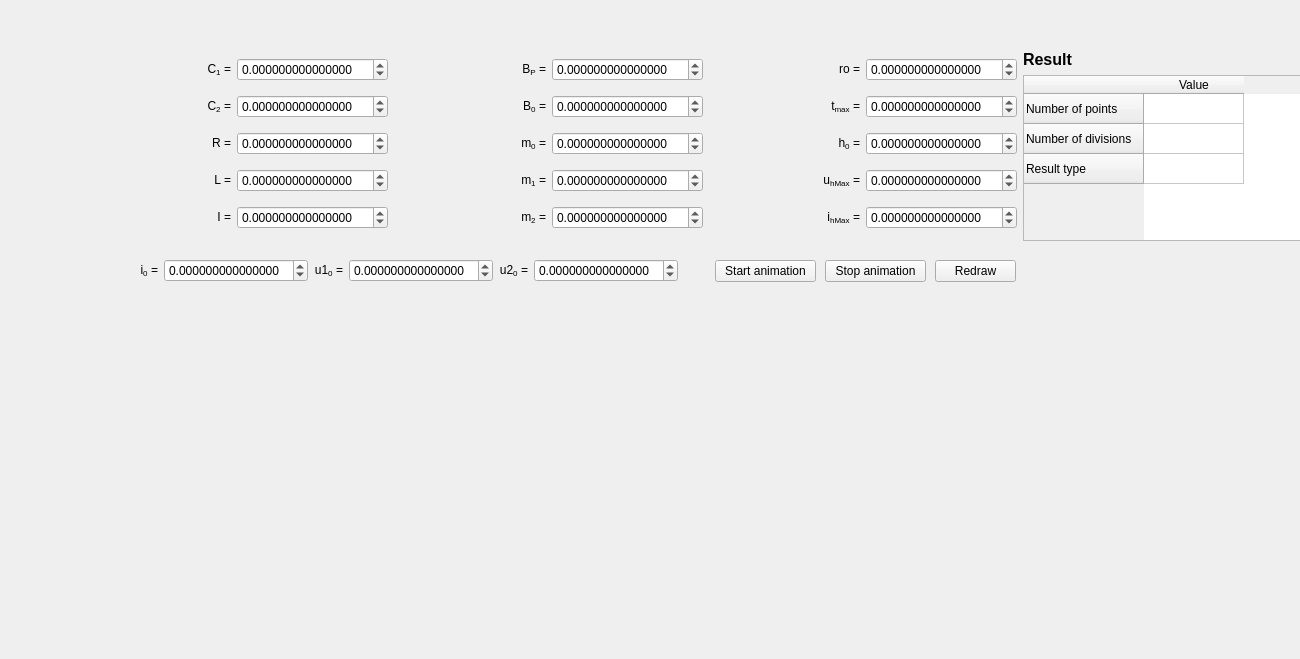
<?xml version="1.0" encoding="UTF-8"?>
<ui version="4.0">
 <class>TrajectoryWidget</class>
 <widget class="QWidget" name="TrajectoryWidget">
  <property name="geometry">
   <rect>
    <x>0</x>
    <y>0</y>
    <width>1300</width>
    <height>659</height>
   </rect>
  </property>
  <property name="windowTitle">
   <string>Form</string>
  </property>
  <widget class="QCustomPlot" name="plot_u1u2" native="true">
   <property name="geometry">
    <rect>
     <x>935</x>
     <y>300</y>
     <width>400</width>
     <height>400</height>
    </rect>
   </property>
  </widget>
  <widget class="QCustomPlot" name="plot_iu2" native="true">
   <property name="geometry">
    <rect>
     <x>510</x>
     <y>300</y>
     <width>400</width>
     <height>400</height>
    </rect>
   </property>
  </widget>
  <widget class="QCustomPlot" name="plot_iu1" native="true">
   <property name="geometry">
    <rect>
     <x>85</x>
     <y>300</y>
     <width>400</width>
     <height>400</height>
    </rect>
   </property>
  </widget>
  <widget class="QPushButton" name="button_animate">
   <property name="geometry">
    <rect>
     <x>715</x>
     <y>260</y>
     <width>101</width>
     <height>22</height>
    </rect>
   </property>
   <property name="text">
    <string>Start animation</string>
   </property>
  </widget>
  <widget class="QPushButton" name="button_calculate">
   <property name="geometry">
    <rect>
     <x>935</x>
     <y>260</y>
     <width>81</width>
     <height>22</height>
    </rect>
   </property>
   <property name="text">
    <string>Redraw</string>
   </property>
  </widget>
  <widget class="QWidget" name="horizontalLayoutWidget_14">
   <property name="geometry">
    <rect>
     <x>80</x>
     <y>50</y>
     <width>1251</width>
     <height>191</height>
    </rect>
   </property>
   <layout class="QHBoxLayout" name="horizontalLayout_19">
    <item>
     <layout class="QVBoxLayout" name="verticalLayout_2">
      <item>
       <layout class="QHBoxLayout" name="horizontalLayout">
        <item>
         <widget class="QLabel" name="label">
          <property name="text">
           <string>&lt;html&gt;&lt;head/&gt;&lt;body&gt;&lt;p align=&quot;right&quot;&gt;C&lt;span style=&quot; vertical-align:sub;&quot;&gt;1&lt;/span&gt; =&lt;/p&gt;&lt;/body&gt;&lt;/html&gt;</string>
          </property>
         </widget>
        </item>
        <item>
         <widget class="QDoubleSpinBox" name="input_C1">
          <property name="decimals">
           <number>15</number>
          </property>
          <property name="minimum">
           <double>-999999.989999999990687</double>
          </property>
          <property name="maximum">
           <double>999999.989999999990687</double>
          </property>
         </widget>
        </item>
       </layout>
      </item>
      <item>
       <layout class="QHBoxLayout" name="horizontalLayout_2">
        <item>
         <widget class="QLabel" name="label_2">
          <property name="text">
           <string>&lt;html&gt;&lt;head/&gt;&lt;body&gt;&lt;p align=&quot;right&quot;&gt;C&lt;span style=&quot; vertical-align:sub;&quot;&gt;2&lt;/span&gt; =&lt;/p&gt;&lt;/body&gt;&lt;/html&gt;</string>
          </property>
         </widget>
        </item>
        <item>
         <widget class="QDoubleSpinBox" name="input_C2">
          <property name="decimals">
           <number>15</number>
          </property>
          <property name="minimum">
           <double>-999999.989999999990687</double>
          </property>
          <property name="maximum">
           <double>999999.989999999990687</double>
          </property>
         </widget>
        </item>
       </layout>
      </item>
      <item>
       <layout class="QHBoxLayout" name="horizontalLayout_6">
        <item>
         <widget class="QLabel" name="label_6">
          <property name="text">
           <string>&lt;html&gt;&lt;head/&gt;&lt;body&gt;&lt;p align=&quot;right&quot;&gt;R =&lt;/p&gt;&lt;/body&gt;&lt;/html&gt;</string>
          </property>
         </widget>
        </item>
        <item>
         <widget class="QDoubleSpinBox" name="input_R">
          <property name="decimals">
           <number>15</number>
          </property>
          <property name="minimum">
           <double>-999999.989999999990687</double>
          </property>
          <property name="maximum">
           <double>999999.989999999990687</double>
          </property>
         </widget>
        </item>
       </layout>
      </item>
      <item>
       <layout class="QHBoxLayout" name="horizontalLayout_3">
        <item>
         <widget class="QLabel" name="label_3">
          <property name="text">
           <string>&lt;html&gt;&lt;head/&gt;&lt;body&gt;&lt;p align=&quot;right&quot;&gt;L =&lt;/p&gt;&lt;/body&gt;&lt;/html&gt;</string>
          </property>
         </widget>
        </item>
        <item>
         <widget class="QDoubleSpinBox" name="input_L">
          <property name="decimals">
           <number>15</number>
          </property>
          <property name="minimum">
           <double>-999999.989999999990687</double>
          </property>
          <property name="maximum">
           <double>999999.989999999990687</double>
          </property>
         </widget>
        </item>
       </layout>
      </item>
      <item>
       <layout class="QHBoxLayout" name="horizontalLayout_8">
        <item>
         <widget class="QLabel" name="label_8">
          <property name="text">
           <string>&lt;html&gt;&lt;head/&gt;&lt;body&gt;&lt;p align=&quot;right&quot;&gt;I =&lt;/p&gt;&lt;/body&gt;&lt;/html&gt;</string>
          </property>
         </widget>
        </item>
        <item>
         <widget class="QDoubleSpinBox" name="input_I">
          <property name="decimals">
           <number>15</number>
          </property>
          <property name="minimum">
           <double>-999999.989999999990687</double>
          </property>
          <property name="maximum">
           <double>999999.989999999990687</double>
          </property>
         </widget>
        </item>
       </layout>
      </item>
     </layout>
    </item>
    <item>
     <layout class="QVBoxLayout" name="verticalLayout_3">
      <item>
       <layout class="QHBoxLayout" name="horizontalLayout_4">
        <item>
         <widget class="QLabel" name="label_4">
          <property name="text">
           <string>&lt;html&gt;&lt;head/&gt;&lt;body&gt;&lt;p align=&quot;right&quot;&gt;B&lt;span style=&quot; vertical-align:sub;&quot;&gt;P&lt;/span&gt; =&lt;/p&gt;&lt;/body&gt;&lt;/html&gt;</string>
          </property>
         </widget>
        </item>
        <item>
         <widget class="QDoubleSpinBox" name="input_Bp">
          <property name="decimals">
           <number>15</number>
          </property>
          <property name="minimum">
           <double>-999999.989999999990687</double>
          </property>
          <property name="maximum">
           <double>999999.989999999990687</double>
          </property>
         </widget>
        </item>
       </layout>
      </item>
      <item>
       <layout class="QHBoxLayout" name="horizontalLayout_5">
        <item>
         <widget class="QLabel" name="label_5">
          <property name="text">
           <string>&lt;html&gt;&lt;head/&gt;&lt;body&gt;&lt;p align=&quot;right&quot;&gt;B&lt;span style=&quot; vertical-align:sub;&quot;&gt;0&lt;/span&gt; =&lt;/p&gt;&lt;/body&gt;&lt;/html&gt;</string>
          </property>
         </widget>
        </item>
        <item>
         <widget class="QDoubleSpinBox" name="input_B0">
          <property name="decimals">
           <number>15</number>
          </property>
          <property name="minimum">
           <double>-999999.989999999990687</double>
          </property>
          <property name="maximum">
           <double>999999.989999999990687</double>
          </property>
         </widget>
        </item>
       </layout>
      </item>
      <item>
       <layout class="QHBoxLayout" name="horizontalLayout_9">
        <item>
         <widget class="QLabel" name="label_9">
          <property name="text">
           <string>&lt;html&gt;&lt;head/&gt;&lt;body&gt;&lt;p align=&quot;right&quot;&gt;m&lt;span style=&quot; vertical-align:sub;&quot;&gt;0&lt;/span&gt; =&lt;/p&gt;&lt;/body&gt;&lt;/html&gt;</string>
          </property>
         </widget>
        </item>
        <item>
         <widget class="QDoubleSpinBox" name="input_m0">
          <property name="decimals">
           <number>15</number>
          </property>
          <property name="minimum">
           <double>-999999.989999999990687</double>
          </property>
          <property name="maximum">
           <double>999999.989999999990687</double>
          </property>
         </widget>
        </item>
       </layout>
      </item>
      <item>
       <layout class="QHBoxLayout" name="horizontalLayout_10">
        <item>
         <widget class="QLabel" name="label_10">
          <property name="text">
           <string>&lt;html&gt;&lt;head/&gt;&lt;body&gt;&lt;p align=&quot;right&quot;&gt;m&lt;span style=&quot; vertical-align:sub;&quot;&gt;1&lt;/span&gt; =&lt;/p&gt;&lt;/body&gt;&lt;/html&gt;</string>
          </property>
         </widget>
        </item>
        <item>
         <widget class="QDoubleSpinBox" name="input_m1">
          <property name="decimals">
           <number>15</number>
          </property>
          <property name="minimum">
           <double>-999999.989999999990687</double>
          </property>
          <property name="maximum">
           <double>999999.989999999990687</double>
          </property>
         </widget>
        </item>
       </layout>
      </item>
      <item>
       <layout class="QHBoxLayout" name="horizontalLayout_11">
        <item>
         <widget class="QLabel" name="label_11">
          <property name="text">
           <string>&lt;html&gt;&lt;head/&gt;&lt;body&gt;&lt;p align=&quot;right&quot;&gt;m&lt;span style=&quot; vertical-align:sub;&quot;&gt;2&lt;/span&gt; =&lt;/p&gt;&lt;/body&gt;&lt;/html&gt;</string>
          </property>
         </widget>
        </item>
        <item>
         <widget class="QDoubleSpinBox" name="input_m2">
          <property name="decimals">
           <number>15</number>
          </property>
          <property name="minimum">
           <double>-999999.989999999990687</double>
          </property>
          <property name="maximum">
           <double>999999.989999999990687</double>
          </property>
         </widget>
        </item>
       </layout>
      </item>
     </layout>
    </item>
    <item>
     <layout class="QVBoxLayout" name="verticalLayout_4">
      <item>
       <layout class="QHBoxLayout" name="horizontalLayout_7">
        <item>
         <widget class="QLabel" name="label_7">
          <property name="text">
           <string>&lt;html&gt;&lt;head/&gt;&lt;body&gt;&lt;p align=&quot;right&quot;&gt;ro =&lt;/p&gt;&lt;/body&gt;&lt;/html&gt;</string>
          </property>
         </widget>
        </item>
        <item>
         <widget class="QDoubleSpinBox" name="input_ro">
          <property name="decimals">
           <number>15</number>
          </property>
          <property name="minimum">
           <double>-999999.989999999990687</double>
          </property>
          <property name="maximum">
           <double>999999.989999999990687</double>
          </property>
         </widget>
        </item>
       </layout>
      </item>
      <item>
       <layout class="QHBoxLayout" name="horizontalLayout_12">
        <item>
         <widget class="QLabel" name="label_12">
          <property name="text">
           <string>&lt;html&gt;&lt;head/&gt;&lt;body&gt;&lt;p align=&quot;right&quot;&gt;t&lt;span style=&quot; vertical-align:sub;&quot;&gt;max&lt;/span&gt; =&lt;/p&gt;&lt;/body&gt;&lt;/html&gt;</string>
          </property>
         </widget>
        </item>
        <item>
         <widget class="QDoubleSpinBox" name="input_tmax">
          <property name="decimals">
           <number>15</number>
          </property>
          <property name="minimum">
           <double>-999999.989999999990687</double>
          </property>
          <property name="maximum">
           <double>999999.989999999990687</double>
          </property>
         </widget>
        </item>
       </layout>
      </item>
      <item>
       <layout class="QHBoxLayout" name="horizontalLayout_13">
        <item>
         <widget class="QLabel" name="label_13">
          <property name="text">
           <string>&lt;html&gt;&lt;head/&gt;&lt;body&gt;&lt;p align=&quot;right&quot;&gt;h&lt;span style=&quot; vertical-align:sub;&quot;&gt;0&lt;/span&gt; =&lt;/p&gt;&lt;/body&gt;&lt;/html&gt;</string>
          </property>
         </widget>
        </item>
        <item>
         <widget class="QDoubleSpinBox" name="input_h0">
          <property name="decimals">
           <number>15</number>
          </property>
          <property name="minimum">
           <double>-999999.989999999990687</double>
          </property>
          <property name="maximum">
           <double>999999.989999999990687</double>
          </property>
         </widget>
        </item>
       </layout>
      </item>
      <item>
       <layout class="QHBoxLayout" name="horizontalLayout_15">
        <item>
         <widget class="QLabel" name="label_17">
          <property name="text">
           <string>&lt;html&gt;&lt;head/&gt;&lt;body&gt;&lt;p align=&quot;right&quot;&gt;u&lt;span style=&quot; vertical-align:sub;&quot;&gt;hMax&lt;/span&gt; =&lt;/p&gt;&lt;/body&gt;&lt;/html&gt;</string>
          </property>
         </widget>
        </item>
        <item>
         <widget class="QDoubleSpinBox" name="input_uhmax">
          <property name="decimals">
           <number>15</number>
          </property>
          <property name="minimum">
           <double>-999999.989999999990687</double>
          </property>
          <property name="maximum">
           <double>999999.989999999990687</double>
          </property>
         </widget>
        </item>
       </layout>
      </item>
      <item>
       <layout class="QHBoxLayout" name="horizontalLayout_20">
        <item>
         <widget class="QLabel" name="label_18">
          <property name="text">
           <string>&lt;html&gt;&lt;head/&gt;&lt;body&gt;&lt;p align=&quot;right&quot;&gt;i&lt;span style=&quot; vertical-align:sub;&quot;&gt;hMax&lt;/span&gt; =&lt;/p&gt;&lt;/body&gt;&lt;/html&gt;</string>
          </property>
         </widget>
        </item>
        <item>
         <widget class="QDoubleSpinBox" name="input_ihmax">
          <property name="decimals">
           <number>15</number>
          </property>
          <property name="minimum">
           <double>-999999.989999999990687</double>
          </property>
          <property name="maximum">
           <double>999999.989999999990687</double>
          </property>
         </widget>
        </item>
       </layout>
      </item>
     </layout>
    </item>
    <item>
     <layout class="QVBoxLayout" name="verticalLayout_6">
      <item>
       <widget class="QLabel" name="label_19">
        <property name="text">
         <string>&lt;html&gt;&lt;head/&gt;&lt;body&gt;&lt;p&gt;&lt;span style=&quot; font-size:12pt; font-weight:600;&quot;&gt;Result&lt;/span&gt;&lt;/p&gt;&lt;/body&gt;&lt;/html&gt;</string>
        </property>
       </widget>
      </item>
      <item>
       <widget class="QTableWidget" name="resultTable">
        <property name="sizePolicy">
         <sizepolicy hsizetype="Minimum" vsizetype="Expanding">
          <horstretch>0</horstretch>
          <verstretch>0</verstretch>
         </sizepolicy>
        </property>
        <property name="minimumSize">
         <size>
          <width>0</width>
          <height>0</height>
         </size>
        </property>
        <row>
         <property name="text">
          <string>Number of points</string>
         </property>
        </row>
        <row>
         <property name="text">
          <string>Number of divisions</string>
         </property>
        </row>
        <row>
         <property name="text">
          <string>Result type</string>
         </property>
        </row>
        <column>
         <property name="text">
          <string>Value</string>
         </property>
        </column>
       </widget>
      </item>
     </layout>
    </item>
   </layout>
  </widget>
  <widget class="QWidget" name="horizontalLayoutWidget">
   <property name="geometry">
    <rect>
     <x>80</x>
     <y>250</y>
     <width>598</width>
     <height>41</height>
    </rect>
   </property>
   <layout class="QHBoxLayout" name="horizontalLayout_14">
    <item>
     <layout class="QHBoxLayout" name="horizontalLayout_16">
      <item>
       <widget class="QLabel" name="label_14">
        <property name="text">
         <string>&lt;html&gt;&lt;head/&gt;&lt;body&gt;&lt;p align=&quot;right&quot;&gt;i&lt;span style=&quot; vertical-align:sub;&quot;&gt;0&lt;/span&gt; =&lt;/p&gt;&lt;/body&gt;&lt;/html&gt;</string>
        </property>
       </widget>
      </item>
      <item>
       <widget class="QDoubleSpinBox" name="input_i_0">
        <property name="decimals">
         <number>15</number>
        </property>
        <property name="minimum">
         <double>-999999.989999999990687</double>
        </property>
        <property name="maximum">
         <double>999999.989999999990687</double>
        </property>
       </widget>
      </item>
      <item>
       <layout class="QHBoxLayout" name="horizontalLayout_17">
        <item>
         <widget class="QLabel" name="label_15">
          <property name="text">
           <string>&lt;html&gt;&lt;head/&gt;&lt;body&gt;&lt;p align=&quot;right&quot;&gt;u1&lt;span style=&quot; vertical-align:sub;&quot;&gt;0&lt;/span&gt; =&lt;/p&gt;&lt;/body&gt;&lt;/html&gt;</string>
          </property>
         </widget>
        </item>
        <item>
         <widget class="QDoubleSpinBox" name="input_u1_0">
          <property name="decimals">
           <number>15</number>
          </property>
          <property name="minimum">
           <double>-999999.989999999990687</double>
          </property>
          <property name="maximum">
           <double>999999.989999999990687</double>
          </property>
         </widget>
        </item>
        <item>
         <layout class="QHBoxLayout" name="horizontalLayout_18">
          <item>
           <widget class="QLabel" name="label_16">
            <property name="text">
             <string>&lt;html&gt;&lt;head/&gt;&lt;body&gt;&lt;p align=&quot;right&quot;&gt;u2&lt;span style=&quot; vertical-align:sub;&quot;&gt;0&lt;/span&gt; =&lt;/p&gt;&lt;/body&gt;&lt;/html&gt;</string>
            </property>
           </widget>
          </item>
          <item>
           <widget class="QDoubleSpinBox" name="input_u2_0">
            <property name="decimals">
             <number>15</number>
            </property>
            <property name="minimum">
             <double>-999999.989999999990687</double>
            </property>
            <property name="maximum">
             <double>999999.989999999990687</double>
            </property>
           </widget>
          </item>
         </layout>
        </item>
       </layout>
      </item>
     </layout>
    </item>
   </layout>
  </widget>
  <widget class="QPushButton" name="button_animate_stop">
   <property name="geometry">
    <rect>
     <x>825</x>
     <y>260</y>
     <width>101</width>
     <height>22</height>
    </rect>
   </property>
   <property name="text">
    <string>Stop animation</string>
   </property>
  </widget>
 </widget>
 <customwidgets>
  <customwidget>
   <class>QCustomPlot</class>
   <extends>QWidget</extends>
   <header>qcustomplot/qcustomplot.h</header>
   <container>1</container>
  </customwidget>
 </customwidgets>
 <resources/>
 <connections/>
</ui>
